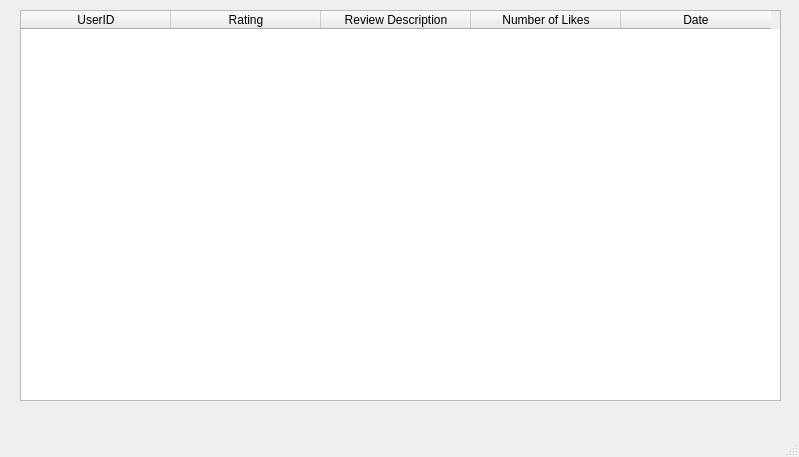
<?xml version="1.0" encoding="UTF-8"?>
<ui version="4.0">
 <class>MainWindow</class>
 <widget class="QMainWindow" name="MainWindow">
  <property name="geometry">
   <rect>
    <x>0</x>
    <y>0</y>
    <width>799</width>
    <height>457</height>
   </rect>
  </property>
  <property name="windowTitle">
   <string>MainWindow</string>
  </property>
  <widget class="QWidget" name="centralwidget">
   <widget class="QTableWidget" name="ReviewTable">
    <property name="geometry">
     <rect>
      <x>20</x>
      <y>10</y>
      <width>761</width>
      <height>391</height>
     </rect>
    </property>
    <property name="maximumSize">
     <size>
      <width>931</width>
      <height>16777215</height>
     </size>
    </property>
    <attribute name="horizontalHeaderCascadingSectionResizes">
     <bool>true</bool>
    </attribute>
    <attribute name="horizontalHeaderDefaultSectionSize">
     <number>150</number>
    </attribute>
    <attribute name="horizontalHeaderMinimumSectionSize">
     <number>10</number>
    </attribute>
    <attribute name="horizontalHeaderShowSortIndicator" stdset="0">
     <bool>false</bool>
    </attribute>
    <column>
     <property name="text">
      <string>UserID</string>
     </property>
    </column>
    <column>
     <property name="text">
      <string>Rating</string>
     </property>
    </column>
    <column>
     <property name="text">
      <string>Review Description</string>
     </property>
    </column>
    <column>
     <property name="text">
      <string>Number of Likes</string>
     </property>
    </column>
    <column>
     <property name="text">
      <string>Date</string>
     </property>
    </column>
   </widget>
  </widget>
  <widget class="QMenuBar" name="menubar">
   <property name="geometry">
    <rect>
     <x>0</x>
     <y>0</y>
     <width>799</width>
     <height>26</height>
    </rect>
   </property>
  </widget>
  <widget class="QStatusBar" name="statusbar"/>
 </widget>
 <resources/>
 <connections/>
</ui>
